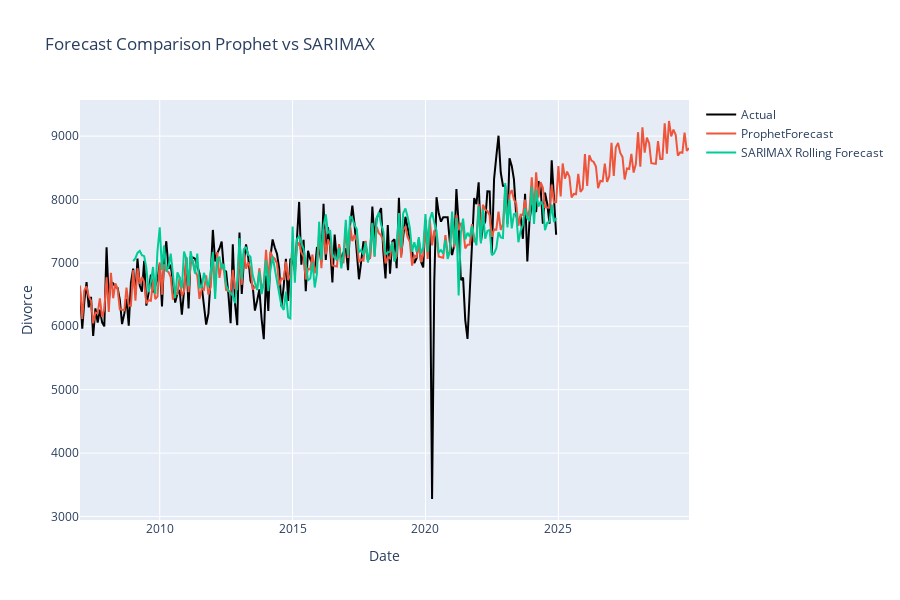

Notebook source saved alongside this figure:
### Code cell
fig_roll_all = go.Figure()

# Actual
fig_roll_all.add_trace(go.Scatter(
    x=df["ds"],
    y=df["Divorce"],
    name="Actual",
    line=dict(color="black", width=2)
))


# Prophet Rolling
fig_roll_all.add_trace(go.Scatter(
    x=forecast_future["ds"],
    y=forecast_future["yhat"],
    name="ProphetForecast",
    mode="lines"
))

# SARIMAX Rolling
fig_roll_all.add_trace(go.Scatter(
    x=arima_forecast_std["ds"],
    y=arima_forecast_std["forecast"],
    name="SARIMAX Rolling Forecast",
    mode="lines"
))

fig_roll_all.update_layout(
    title="Forecast Comparison Prophet vs SARIMAX",
    xaxis_title="Date",
    yaxis_title="Divorce",
    hovermode="x unified",
    height=600
)

fig_roll_all.show()

### Figure 1 — Plotly figure (JSON) as saved in the notebook; plotly's stock layout.template omitted (floating-point values rounded to 4 significant figures; data arrays with more than 128 entries replaced by an {"elided": "..."} marker saying what was removed)
{"data": [{"line": {"color": "black", "width": 2}, "name": "Actual", "type": "scatter", "x": {"elided": "216 str values"}, "y": {"elided": "216 float values"}}, {"mode": "lines", "name": "ProphetForecast", "type": "scatter", "x": {"elided": "276 str values"}, "y": {"elided": "276 float values"}}, {"mode": "lines", "name": "SARIMAX Rolling Forecast", "type": "scatter", "x": {"elided": "192 str values"}, "y": {"elided": "192 float values"}}], "layout": {"height": 600, "hovermode": "x unified", "title": {"text": "Forecast Comparison Prophet vs SARIMAX"}, "xaxis": {"title": {"text": "Date"}}, "yaxis": {"title": {"text": "Divorce"}}}}
